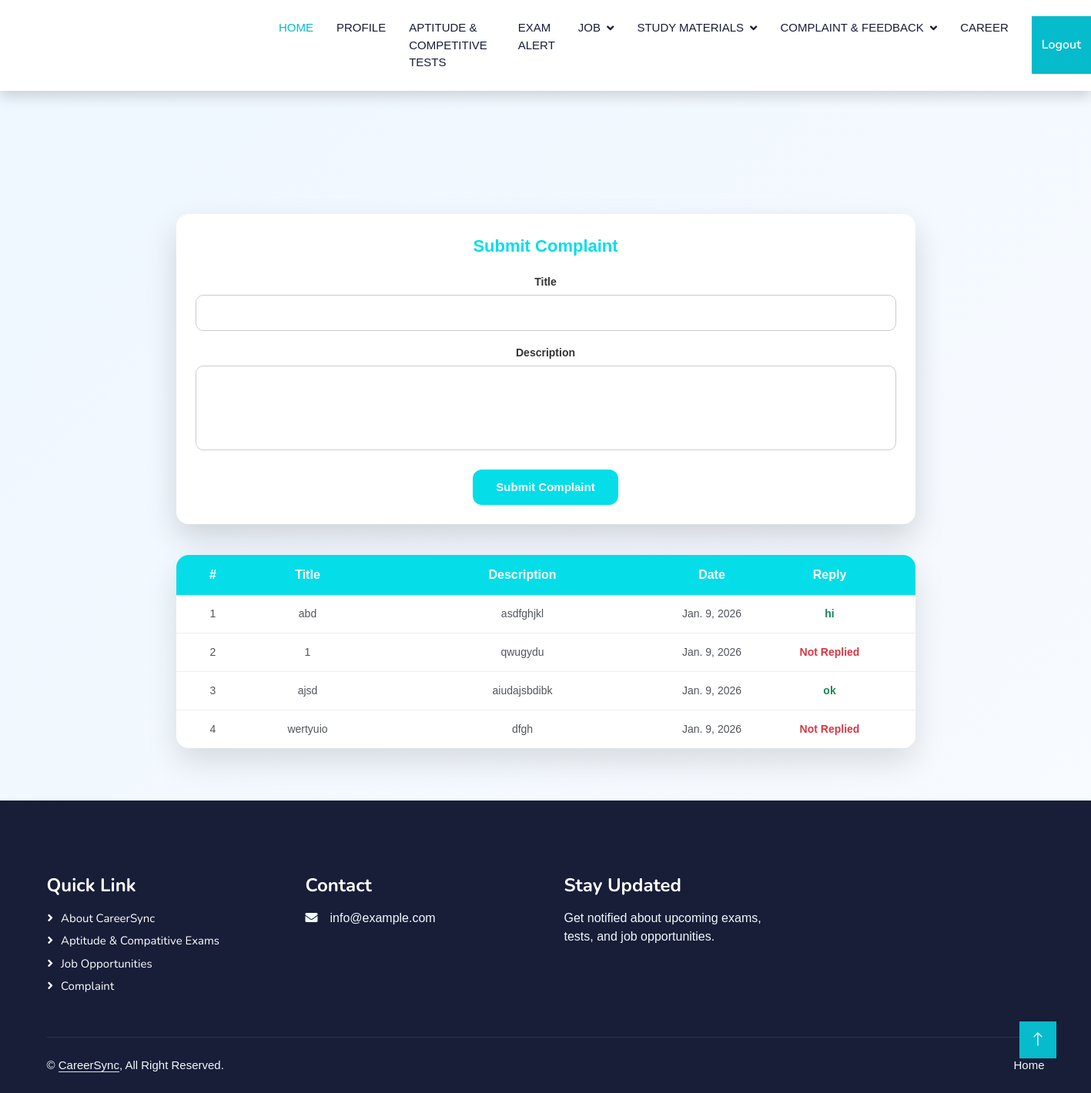
Screenshot of /User/Complaint/ (signed in) with the database file from the repository.
### User/models.py (models this page shows)
class tbl_complaint(models.Model):
    complaint_title=models.CharField(max_length=50)
    complaint_desc=models.CharField(max_length=50)
    complaint_date=models.DateField(auto_now_add=True)
    complaint_status=models.IntegerField(default=0)
    complaint_reply=models.CharField(max_length=50,null=True)
    user=models.ForeignKey(tbl_userreg,on_delete=models.CASCADE)

### User/views.py (the view)
# urls.py: path('Complaint/',views.Complaint,name='Complaint'),
def Complaint(request):
    if "uid" not in request.session:
        return redirect("Guest:Login")
    else:
        user=tbl_userreg.objects.get(id=request.session['uid'])
        Complaint=tbl_complaint.objects.filter(user=user)
    if request.method=="POST":
        title=request.POST.get('txt_title')
        desc=request.POST.get('txt_desc')
        tbl_complaint.objects.create(complaint_title=title,complaint_desc=desc,user=user)
        return render(request,'User/Complaint.html')
    else:
        return render(request,'User/Complaint.html',{'Complaint':Complaint})

### User/Templates/User/Complaint.html (shortened to what this page needs)
{% extends 'User/Header.html' %}
{% block content %}
<!DOCTYPE html>
<html lang="en">
<head>
</head>
<body>
<div class="cs-complaint-wrapper">
    <form method="post" class="cs-complaint-card">
        <div class="cs-complaint-title">Submit Complaint</div>
        <div class="cs-complaint-group">
            <label>Title</label>
            <input type="text" name="txt_title" required>
        </div>
        <div class="cs-complaint-group">
            <label>Description</label>
            <textarea name="txt_desc" rows="4" required></textarea>
        </div>
        <button type="submit" class="cs-complaint-btn">
            Submit Complaint
        </button>
    </form>
    <div class="cs-complaint-list">
        <div class="cs-complaint-header">
            <div>#</div>
            <div>Title</div>
            <div>Description</div>
            <div>Date</div>
            <div>Reply</div>
        </div>
        {% for i in Complaint %}
        <div class="cs-complaint-row">
            <div>{{ forloop.counter }}</div>
            <div>{{ i.complaint_title }}</div>
            <div>{{ i.complaint_desc }}</div>
            <div>{{ i.complaint_date }}</div>
            <div>
                {% if i.complaint_status == 1 %}
                    <span class="cs-reply-done">{{ i.complaint_reply }}</span>
                {% else %}
                    <span class="cs-reply-pending">Not Replied</span>
                {% endif %}
            </div>
        </div>
        {% endfor %}
    </div>
</div>
</body>
</html>
{% endblock %}

### Guest/static/Main/css/style.css (style rules this page uses)
:root { --primary: #06BBCC; --light: #F0FBFC; --dark: #181d38; }

### User/Templates/User/Complaint.html (style rules this page uses)
body { background: linear-gradient(135deg, #eef7ff, #f9fbff); font-family: Arial, Helvetica, sans-serif; }
.cs-complaint-wrapper { max-width: 1000px; margin: 40px auto; padding: 20px; }
.cs-complaint-card { background: #fff; border-radius: 16px; box-shadow: 0 18px 40px rgba(0, 0, 0, 0.15); padding: 25px; margin-bottom: 40px; }
.cs-complaint-title { font-size: 22px; font-weight: 600; margin-bottom: 20px; color: #05dde9; }
.cs-complaint-group { margin-bottom: 18px; }
.cs-complaint-group label { display: block; font-size: 14px; font-weight: 600; margin-bottom: 6px; color: #333; }
.cs-complaint-group input, .cs-complaint-group textarea { width: 100%; padding: 12px; border-radius: 10px; border: 1px solid #ccc; font-size: 14px; resize: none; }
.cs-complaint-btn { padding: 12px 30px; border-radius: 12px; border: none; background: #05dde9; color: #fff; font-size: 15px; font-weight: 600; cursor: pointer; transition: 0.3s; }
.cs-complaint-list { background: #fff; border-radius: 16px; box-shadow: 0 18px 40px rgba(0, 0, 0, 0.12); overflow: hidden; }
.cs-complaint-header, .cs-complaint-row { display: grid; grid-template-columns: 60px 1fr 2fr 120px 1fr; padding: 14px 18px; align-items: center; }
.cs-complaint-header { background: #05dde9; color: #fff; font-weight: 600; }
.cs-complaint-row { border-bottom: 1px solid #eee; font-size: 14px; }
.cs-complaint-row:last-child { border-bottom: none; }
.cs-reply-pending { color: #dc3545; font-weight: 600; }
.cs-reply-done { color: #198754; font-weight: 600; }

### rows the page displays
tbl_complaint: complaint_title "abd", complaint_desc "asdfghjkl", complaint_date "Jan. 9, 2026", complaint_reply "hi"
tbl_complaint: complaint_title "1", complaint_desc "qwugydu", complaint_date "Jan. 9, 2026", complaint_status "Not Replied"
tbl_complaint: complaint_title "ajsd", complaint_desc "aiudajsbdibk", complaint_date "Jan. 9, 2026", complaint_reply "ok"
tbl_complaint: complaint_title "wertyuio", complaint_desc "dfgh", complaint_date "Jan. 9, 2026", complaint_status "Not Replied"
